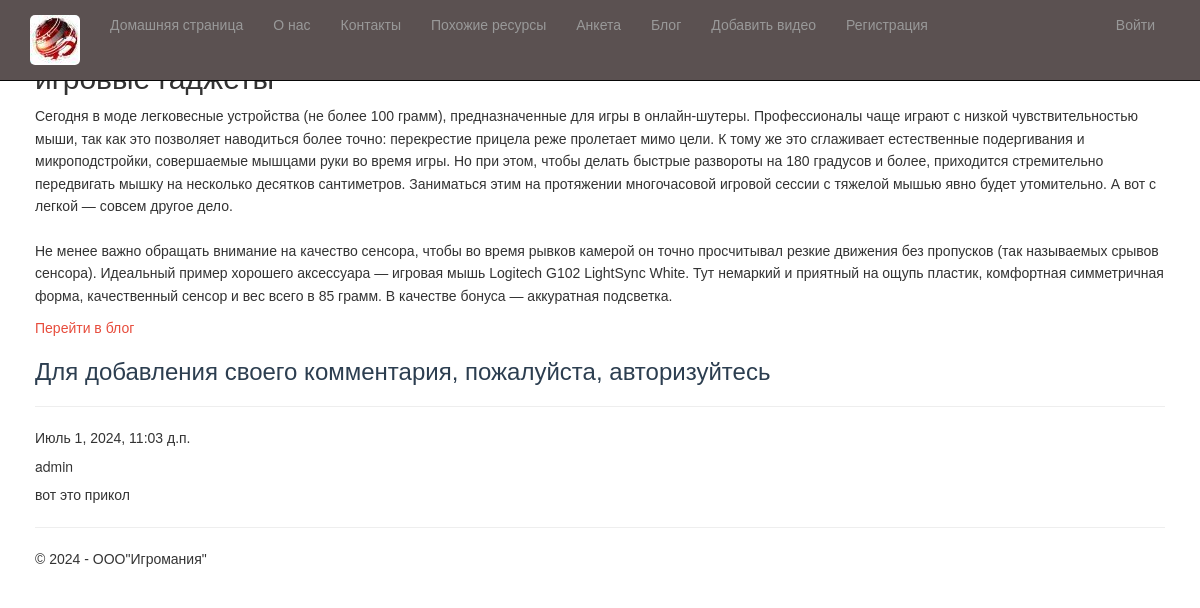
Screenshot of /blogpost/1/ with the database file from the repository.
### app/models.py (models this page shows, shortened)
class BlogArticle(models.Model):
    id = models.BigAutoField(primary_key=True)
    title = models.CharField(max_length=200, verbose_name="Заголовок")
    summary = models.TextField(max_length=500, verbose_name="Краткое содержание")
    content = models.TextField(verbose_name="Полное содержание")
    image = models.FileField(default = 'temp.jpg', verbose_name= 'Путь к картинке')
    pub_date = models.DateTimeField(default=timezone.now, verbose_name="Дата публикации")
    author = models.ForeignKey(User, null=True, blank=True, on_delete = models.SET_NULL, verbose_name = "Автор")
    class Meta:
        verbose_name = "Статья блога"
        verbose_name_plural = "Статьи блога"

class Comment(models.Model):
    post = models.ForeignKey(BlogArticle, on_delete=models.CASCADE, related_name='comments')
    author = models.ForeignKey(User, on_delete=models.CASCADE)
    text = models.TextField()
    date = models.DateTimeField(auto_now_add=True)

### app/views.py (the view)
# urls.py: path('blogpost/<int:parametr>/', views.blogpost, name='blogpost'),
def blogpost(request, parametr):
    assert isinstance(request, HttpRequest)
    comments = Comment.objects.filter(post=parametr)
    post_1 =  BlogArticle.objects.get(id=parametr) # запрос на выбор конкретной статьи по параметру
    if request.method == "POST": # после отправки данных формы на сервер методом POST
        form = CommentForm(request.POST)
        if form.is_valid():
            comment_f = form.save(commit=False)
            comment_f.author = request.user # добавляем (так как этого поля нет в форме) в модель Комментария (Comment) в поле автор авторизованного пользователя
            comment_f.date = datetime.now() # добавляем в модель Комментария (Comment) текущую дату
            comment_f.post = BlogArticle.objects.get(id=parametr) # добавляем в модель Комментария (Comment) статью, для которой данный комментарий
            comment_f.save() # сохраняем изменения после добавления полей
            return redirect('blogpost', parametr=post_1.id) # переадресация на ту же страницу статьи после отправки комментария
    else:
          form = CommentForm() # создание формы для ввода комментария
    return render(
       request,
       'app/blogpost.html',
           {
                 'comments': comments, # передача всех комментариев к данной статье в шаблон веб-страницы
                'form': form, # передача формы добавления комментария в шаблон веб-страницы
                'post_1': post_1, # передача конкретной статьи в шаблон веб-страницы
                 'year':datetime.now().year,
           }
    )

### app/templates/app/blogpost.html (shortened to what this page needs)
{% extends "app/layout.html" %}
{% block content %}
<h2> {{ post_1.title }} </h2>
<p> {{ post_1.content|linebreaksbr }} </p>
<p> <a href="{% url 'blog' %}">Перейти в блог</a> </p>
{% if user.is_authenticated %}
<h3>Добавить комментарий</h3>
<form method="POST">
    {% csrf_token %}
    <div>
        {{ form.as_p }}
        <button type="submit" class="save btn btn-default"> Отправить комментарий </button>
    </div>
</form>
{% else %}
<h3> Для добавления своего комментария, пожалуйста, авторизуйтесь </h3>
{% endif %}
{% for comment in comments %}
<hr />
<h7> {{ comment.date }} </h7>
<h5> {{ comment.author }} </h5>
<p> {{ comment.text|linebreaksbr }} </p>
{% endfor %}
{% endblock %}

### app/static/app/content/site.css (style rules this page uses)
body { padding-top: 350px; padding-bottom: 20px; }
body { font-family: Arial, sans-serif; line-height: 1.6; padding: 20px; }
h2 { color: #333; }

### rows the page displays
BlogArticle: content "Сегодня в моде легковесные устройства (не более 100 грамм), предназначенные для игры в онлайн-шутеры. Профессионалы чаще играют с низкой чувствительностью мыши, так как это позволяет наводиться более точно: перекрестие прицела реже пролетает мимо цели. К тому же это сглаживает естественные подергивания и микроподстройки, совершаемые мышцами руки во время игры. Но при этом, чтобы делать быстрые развороты на 180 градусов и более, приходится стремительно передвигать мышку на несколько десятков сантиметров. Заниматься этим на протяжении многочасовой игровой сессии с тяжелой мышью явно будет утомительно. А вот с легкой — совсем другое дело. Не менее важно обращать внимание на качество сенсора,…"
Comment: date "Июль 1, 2024, 11:03 д.п.", author "admin", text "вот это прикол"
